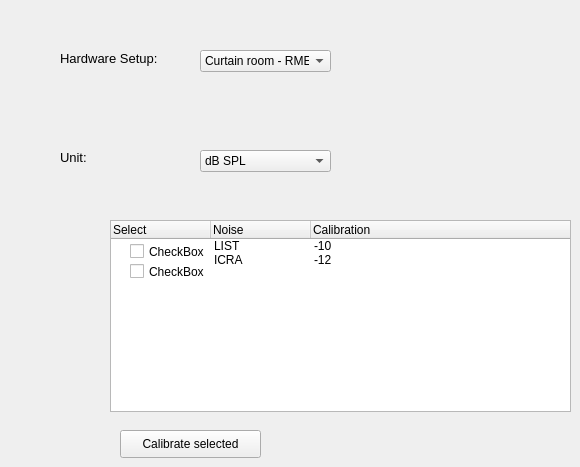
    <widget class="QWidget" name="tab_7" >
     <attribute name="title" >
      <string>Calibrate</string>
     </attribute>
     <widget class="QComboBox" name="comboBox_4" >
      <property name="geometry" >
       <rect>
        <x>200</x>
        <y>50</y>
        <width>131</width>
        <height>22</height>
       </rect>
      </property>
      <item>
       <property name="text" >
        <string>Curtain room - RME 2</string>
       </property>
      </item>
      <item>
       <property name="text" >
        <string>Reverb room - RME 3</string>
       </property>
      </item>
     </widget>
     <widget class="QLabel" name="label_7" >
      <property name="geometry" >
       <rect>
        <x>60</x>
        <y>50</y>
        <width>111</width>
        <height>17</height>
       </rect>
      </property>
      <property name="text" >
       <string>&lt;html>&lt;head>&lt;meta name="qrichtext" content="1" />&lt;style type="text/css">
p, li { white-space: pre-wrap; }
&lt;/style>&lt;/head>&lt;body style=" font-family:'MS Shell Dlg 2'; font-size:8.25pt; font-weight:400; font-style:normal;">
&lt;p style=" margin-top:0px; margin-bottom:0px; margin-left:0px; margin-right:0px; -qt-block-indent:0; text-indent:0px; font-size:8pt;">&lt;span style=" font-size:10pt;">Hardware Setup:&lt;/span>&lt;/p>&lt;/body>&lt;/html></string>
      </property>
     </widget>
     <widget class="QLabel" name="label_8" >
      <property name="geometry" >
       <rect>
        <x>60</x>
        <y>150</y>
        <width>91</width>
        <height>16</height>
       </rect>
      </property>
      <property name="text" >
       <string>&lt;html>&lt;head>&lt;meta name="qrichtext" content="1" />&lt;style type="text/css">
p, li { white-space: pre-wrap; }
&lt;/style>&lt;/head>&lt;body style=" font-family:'MS Shell Dlg 2'; font-size:8.25pt; font-weight:400; font-style:normal;">
&lt;p style=" margin-top:0px; margin-bottom:0px; margin-left:0px; margin-right:0px; -qt-block-indent:0; text-indent:0px; font-size:8pt;">&lt;span style=" font-size:10pt;">Unit:&lt;/span>&lt;/p>&lt;/body>&lt;/html></string>
      </property>
     </widget>
     <widget class="QComboBox" name="comboBox_5" >
      <property name="geometry" >
       <rect>
        <x>200</x>
        <y>150</y>
        <width>131</width>
        <height>22</height>
       </rect>
      </property>
      <item>
       <property name="text" >
        <string>dB SPL</string>
       </property>
      </item>
      <item>
       <property name="text" >
        <string>dB A</string>
       </property>
      </item>
     </widget>
     <widget class="QTreeWidget" name="treeWidget" >
      <property name="geometry" >
       <rect>
        <x>110</x>
        <y>220</y>
        <width>461</width>
        <height>192</height>
       </rect>
      </property>
      <column>
       <property name="text" >
        <string>Select</string>
       </property>
      </column>
      <column>
       <property name="text" >
        <string>Noise</string>
       </property>
      </column>
      <column>
       <property name="text" >
        <string>Calibration</string>
       </property>
      </column>
      <column>
       <property name="text" >
        <string/>
       </property>
      </column>
      <item>
       <property name="text" >
        <string/>
       </property>
       <property name="text" >
        <string>LIST</string>
       </property>
       <property name="text" >
        <string>-10</string>
       </property>
       <property name="text" >
        <string/>
       </property>
      </item>
      <item>
       <property name="text" >
        <string/>
       </property>
       <property name="text" >
        <string>ICRA</string>
       </property>
       <property name="text" >
        <string>-12</string>
       </property>
       <property name="text" >
        <string/>
       </property>
      </item>
     </widget>
     <widget class="QPushButton" name="pushButton" >
      <property name="geometry" >
       <rect>
        <x>120</x>
        <y>430</y>
        <width>141</width>
        <height>28</height>
       </rect>
      </property>
      <property name="text" >
       <string>Calibrate selected</string>
      </property>
     </widget>
     <widget class="QCheckBox" name="checkBox" >
      <property name="geometry" >
       <rect>
        <x>130</x>
        <y>240</y>
        <width>90</width>
        <height>23</height>
       </rect>
      </property>
      <property name="text" >
       <string>CheckBox</string>
      </property>
     </widget>
     <widget class="QCheckBox" name="checkBox_13" >
      <property name="geometry" >
       <rect>
        <x>130</x>
        <y>260</y>
        <width>90</width>
        <height>23</height>
       </rect>
      </property>
      <property name="text" >
       <string>CheckBox</string>
      </property>
     </widget>
    </widget>
